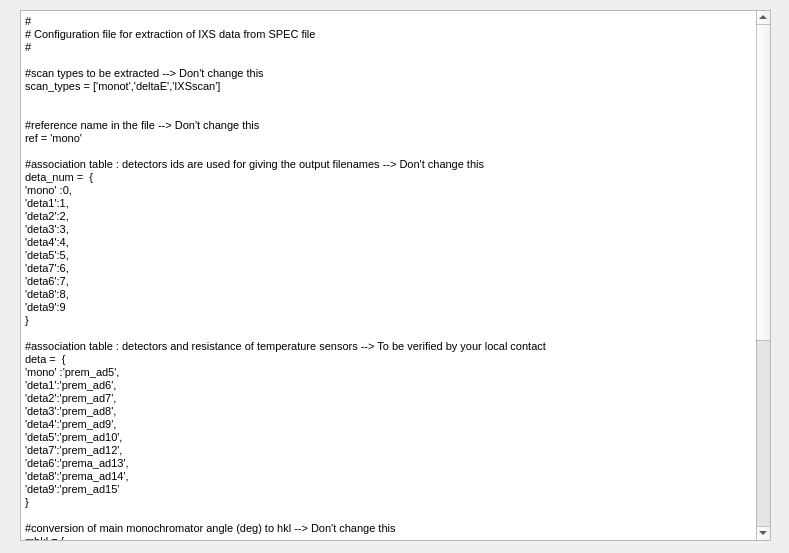
<?xml version="1.0" encoding="UTF-8"?>
<ui version="4.0">
 <class>Example_Config</class>
 <widget class="QDialog" name="Example_Config">
  <property name="geometry">
   <rect>
    <x>0</x>
    <y>0</y>
    <width>789</width>
    <height>553</height>
   </rect>
  </property>
  <property name="windowTitle">
   <string>Example configuration file for IXS data extraction</string>
  </property>
  <widget class="QTextEdit" name="textEdit">
   <property name="geometry">
    <rect>
     <x>20</x>
     <y>10</y>
     <width>751</width>
     <height>531</height>
    </rect>
   </property>
   <property name="readOnly">
    <bool>true</bool>
   </property>
   <property name="html">
    <string>&lt;!DOCTYPE HTML PUBLIC &quot;-//W3C//DTD HTML 4.0//EN&quot; &quot;http://www.w3.org/TR/REC-html40/strict.dtd&quot;&gt;
&lt;html&gt;&lt;head&gt;&lt;meta name=&quot;qrichtext&quot; content=&quot;1&quot; /&gt;&lt;style type=&quot;text/css&quot;&gt;
p, li { white-space: pre-wrap; }
&lt;/style&gt;&lt;/head&gt;&lt;body style=&quot; font-family:'MS Shell Dlg 2'; font-size:8.25pt; font-weight:400; font-style:normal;&quot;&gt;
&lt;p style=&quot; margin-top:0px; margin-bottom:0px; margin-left:0px; margin-right:0px; -qt-block-indent:0; text-indent:0px;&quot;&gt;&lt;span style=&quot; font-size:8pt;&quot;&gt;#&lt;/span&gt;&lt;/p&gt;
&lt;p style=&quot; margin-top:0px; margin-bottom:0px; margin-left:0px; margin-right:0px; -qt-block-indent:0; text-indent:0px;&quot;&gt;&lt;span style=&quot; font-size:8pt;&quot;&gt;# Configuration file for extraction of IXS data from SPEC file&lt;/span&gt;&lt;/p&gt;
&lt;p style=&quot; margin-top:0px; margin-bottom:0px; margin-left:0px; margin-right:0px; -qt-block-indent:0; text-indent:0px;&quot;&gt;&lt;span style=&quot; font-size:8pt;&quot;&gt;#&lt;/span&gt;&lt;/p&gt;
&lt;p style=&quot;-qt-paragraph-type:empty; margin-top:0px; margin-bottom:0px; margin-left:0px; margin-right:0px; -qt-block-indent:0; text-indent:0px; font-size:8pt;&quot;&gt;&lt;br /&gt;&lt;/p&gt;
&lt;p style=&quot; margin-top:0px; margin-bottom:0px; margin-left:0px; margin-right:0px; -qt-block-indent:0; text-indent:0px;&quot;&gt;&lt;span style=&quot; font-size:8pt;&quot;&gt;#scan types to be extracted --&amp;gt; Don't change this&lt;/span&gt;&lt;/p&gt;
&lt;p style=&quot; margin-top:0px; margin-bottom:0px; margin-left:0px; margin-right:0px; -qt-block-indent:0; text-indent:0px;&quot;&gt;&lt;span style=&quot; font-size:8pt;&quot;&gt;scan_types = ['monot','deltaE','IXSscan']&lt;/span&gt;&lt;/p&gt;
&lt;p style=&quot;-qt-paragraph-type:empty; margin-top:0px; margin-bottom:0px; margin-left:0px; margin-right:0px; -qt-block-indent:0; text-indent:0px; font-size:8pt;&quot;&gt;&lt;br /&gt;&lt;/p&gt;
&lt;p style=&quot;-qt-paragraph-type:empty; margin-top:0px; margin-bottom:0px; margin-left:0px; margin-right:0px; -qt-block-indent:0; text-indent:0px; font-size:8pt;&quot;&gt;&lt;br /&gt;&lt;/p&gt;
&lt;p style=&quot; margin-top:0px; margin-bottom:0px; margin-left:0px; margin-right:0px; -qt-block-indent:0; text-indent:0px;&quot;&gt;&lt;span style=&quot; font-size:8pt;&quot;&gt;#reference name in the file --&amp;gt; Don't change this&lt;/span&gt;&lt;/p&gt;
&lt;p style=&quot; margin-top:0px; margin-bottom:0px; margin-left:0px; margin-right:0px; -qt-block-indent:0; text-indent:0px;&quot;&gt;&lt;span style=&quot; font-size:8pt;&quot;&gt;ref = 'mono'&lt;/span&gt;&lt;/p&gt;
&lt;p style=&quot;-qt-paragraph-type:empty; margin-top:0px; margin-bottom:0px; margin-left:0px; margin-right:0px; -qt-block-indent:0; text-indent:0px; font-size:8pt;&quot;&gt;&lt;br /&gt;&lt;/p&gt;
&lt;p style=&quot; margin-top:0px; margin-bottom:0px; margin-left:0px; margin-right:0px; -qt-block-indent:0; text-indent:0px;&quot;&gt;&lt;span style=&quot; font-size:8pt;&quot;&gt;#association table : detectors ids are used for giving the output filenames --&amp;gt; Don't change this&lt;/span&gt;&lt;/p&gt;
&lt;p style=&quot; margin-top:0px; margin-bottom:0px; margin-left:0px; margin-right:0px; -qt-block-indent:0; text-indent:0px;&quot;&gt;&lt;span style=&quot; font-size:8pt;&quot;&gt;deta_num =  {&lt;/span&gt;&lt;/p&gt;
&lt;p style=&quot; margin-top:0px; margin-bottom:0px; margin-left:0px; margin-right:0px; -qt-block-indent:0; text-indent:0px;&quot;&gt;&lt;span style=&quot; font-size:8pt;&quot;&gt;'mono' :0,&lt;/span&gt;&lt;/p&gt;
&lt;p style=&quot; margin-top:0px; margin-bottom:0px; margin-left:0px; margin-right:0px; -qt-block-indent:0; text-indent:0px;&quot;&gt;&lt;span style=&quot; font-size:8pt;&quot;&gt;'deta1':1,&lt;/span&gt;&lt;/p&gt;
&lt;p style=&quot; margin-top:0px; margin-bottom:0px; margin-left:0px; margin-right:0px; -qt-block-indent:0; text-indent:0px;&quot;&gt;&lt;span style=&quot; font-size:8pt;&quot;&gt;'deta2':2,&lt;/span&gt;&lt;/p&gt;
&lt;p style=&quot; margin-top:0px; margin-bottom:0px; margin-left:0px; margin-right:0px; -qt-block-indent:0; text-indent:0px;&quot;&gt;&lt;span style=&quot; font-size:8pt;&quot;&gt;'deta3':3,&lt;/span&gt;&lt;/p&gt;
&lt;p style=&quot; margin-top:0px; margin-bottom:0px; margin-left:0px; margin-right:0px; -qt-block-indent:0; text-indent:0px;&quot;&gt;&lt;span style=&quot; font-size:8pt;&quot;&gt;'deta4':4,&lt;/span&gt;&lt;/p&gt;
&lt;p style=&quot; margin-top:0px; margin-bottom:0px; margin-left:0px; margin-right:0px; -qt-block-indent:0; text-indent:0px;&quot;&gt;&lt;span style=&quot; font-size:8pt;&quot;&gt;'deta5':5,&lt;/span&gt;&lt;/p&gt;
&lt;p style=&quot; margin-top:0px; margin-bottom:0px; margin-left:0px; margin-right:0px; -qt-block-indent:0; text-indent:0px;&quot;&gt;&lt;span style=&quot; font-size:8pt;&quot;&gt;'deta7':6,&lt;/span&gt;&lt;/p&gt;
&lt;p style=&quot; margin-top:0px; margin-bottom:0px; margin-left:0px; margin-right:0px; -qt-block-indent:0; text-indent:0px;&quot;&gt;&lt;span style=&quot; font-size:8pt;&quot;&gt;'deta6':7,&lt;/span&gt;&lt;/p&gt;
&lt;p style=&quot; margin-top:0px; margin-bottom:0px; margin-left:0px; margin-right:0px; -qt-block-indent:0; text-indent:0px;&quot;&gt;&lt;span style=&quot; font-size:8pt;&quot;&gt;'deta8':8,&lt;/span&gt;&lt;/p&gt;
&lt;p style=&quot; margin-top:0px; margin-bottom:0px; margin-left:0px; margin-right:0px; -qt-block-indent:0; text-indent:0px;&quot;&gt;&lt;span style=&quot; font-size:8pt;&quot;&gt;'deta9':9&lt;/span&gt;&lt;/p&gt;
&lt;p style=&quot; margin-top:0px; margin-bottom:0px; margin-left:0px; margin-right:0px; -qt-block-indent:0; text-indent:0px;&quot;&gt;&lt;span style=&quot; font-size:8pt;&quot;&gt;}&lt;/span&gt;&lt;/p&gt;
&lt;p style=&quot;-qt-paragraph-type:empty; margin-top:0px; margin-bottom:0px; margin-left:0px; margin-right:0px; -qt-block-indent:0; text-indent:0px; font-size:8pt;&quot;&gt;&lt;br /&gt;&lt;/p&gt;
&lt;p style=&quot; margin-top:0px; margin-bottom:0px; margin-left:0px; margin-right:0px; -qt-block-indent:0; text-indent:0px;&quot;&gt;&lt;span style=&quot; font-size:8pt;&quot;&gt;#association table : detectors and resistance of temperature sensors --&amp;gt; To be verified by your local contact&lt;/span&gt;&lt;/p&gt;
&lt;p style=&quot; margin-top:0px; margin-bottom:0px; margin-left:0px; margin-right:0px; -qt-block-indent:0; text-indent:0px;&quot;&gt;&lt;span style=&quot; font-size:8pt;&quot;&gt;deta =  {&lt;/span&gt;&lt;/p&gt;
&lt;p style=&quot; margin-top:0px; margin-bottom:0px; margin-left:0px; margin-right:0px; -qt-block-indent:0; text-indent:0px;&quot;&gt;&lt;span style=&quot; font-size:8pt;&quot;&gt;'mono' :'prem_ad5',&lt;/span&gt;&lt;/p&gt;
&lt;p style=&quot; margin-top:0px; margin-bottom:0px; margin-left:0px; margin-right:0px; -qt-block-indent:0; text-indent:0px;&quot;&gt;&lt;span style=&quot; font-size:8pt;&quot;&gt;'deta1':'prem_ad6',&lt;/span&gt;&lt;/p&gt;
&lt;p style=&quot; margin-top:0px; margin-bottom:0px; margin-left:0px; margin-right:0px; -qt-block-indent:0; text-indent:0px;&quot;&gt;&lt;span style=&quot; font-size:8pt;&quot;&gt;'deta2':'prem_ad7',&lt;/span&gt;&lt;/p&gt;
&lt;p style=&quot; margin-top:0px; margin-bottom:0px; margin-left:0px; margin-right:0px; -qt-block-indent:0; text-indent:0px;&quot;&gt;&lt;span style=&quot; font-size:8pt;&quot;&gt;'deta3':'prem_ad8',&lt;/span&gt;&lt;/p&gt;
&lt;p style=&quot; margin-top:0px; margin-bottom:0px; margin-left:0px; margin-right:0px; -qt-block-indent:0; text-indent:0px;&quot;&gt;&lt;span style=&quot; font-size:8pt;&quot;&gt;'deta4':'prem_ad9',&lt;/span&gt;&lt;/p&gt;
&lt;p style=&quot; margin-top:0px; margin-bottom:0px; margin-left:0px; margin-right:0px; -qt-block-indent:0; text-indent:0px;&quot;&gt;&lt;span style=&quot; font-size:8pt;&quot;&gt;'deta5':'prem_ad10',&lt;/span&gt;&lt;/p&gt;
&lt;p style=&quot; margin-top:0px; margin-bottom:0px; margin-left:0px; margin-right:0px; -qt-block-indent:0; text-indent:0px;&quot;&gt;&lt;span style=&quot; font-size:8pt;&quot;&gt;'deta7':'prem_ad12',&lt;/span&gt;&lt;/p&gt;
&lt;p style=&quot; margin-top:0px; margin-bottom:0px; margin-left:0px; margin-right:0px; -qt-block-indent:0; text-indent:0px;&quot;&gt;&lt;span style=&quot; font-size:8pt;&quot;&gt;'deta6':'prema_ad13',&lt;/span&gt;&lt;/p&gt;
&lt;p style=&quot; margin-top:0px; margin-bottom:0px; margin-left:0px; margin-right:0px; -qt-block-indent:0; text-indent:0px;&quot;&gt;&lt;span style=&quot; font-size:8pt;&quot;&gt;'deta8':'prema_ad14',&lt;/span&gt;&lt;/p&gt;
&lt;p style=&quot; margin-top:0px; margin-bottom:0px; margin-left:0px; margin-right:0px; -qt-block-indent:0; text-indent:0px;&quot;&gt;&lt;span style=&quot; font-size:8pt;&quot;&gt;'deta9':'prem_ad15'&lt;/span&gt;&lt;/p&gt;
&lt;p style=&quot; margin-top:0px; margin-bottom:0px; margin-left:0px; margin-right:0px; -qt-block-indent:0; text-indent:0px;&quot;&gt;&lt;span style=&quot; font-size:8pt;&quot;&gt;}&lt;/span&gt;&lt;/p&gt;
&lt;p style=&quot;-qt-paragraph-type:empty; margin-top:0px; margin-bottom:0px; margin-left:0px; margin-right:0px; -qt-block-indent:0; text-indent:0px; font-size:8pt;&quot;&gt;&lt;br /&gt;&lt;/p&gt;
&lt;p style=&quot; margin-top:0px; margin-bottom:0px; margin-left:0px; margin-right:0px; -qt-block-indent:0; text-indent:0px;&quot;&gt;&lt;span style=&quot; font-size:8pt;&quot;&gt;#conversion of main monochromator angle (deg) to hkl --&amp;gt; Don't change this&lt;/span&gt;&lt;/p&gt;
&lt;p style=&quot; margin-top:0px; margin-bottom:0px; margin-left:0px; margin-right:0px; -qt-block-indent:0; text-indent:0px;&quot;&gt;&lt;span style=&quot; font-size:8pt;&quot;&gt;mhkl = {&lt;/span&gt;&lt;/p&gt;
&lt;p style=&quot; margin-top:0px; margin-bottom:0px; margin-left:0px; margin-right:0px; -qt-block-indent:0; text-indent:0px;&quot;&gt;&lt;span style=&quot; font-size:8pt;&quot;&gt;8.18:7,&lt;/span&gt;&lt;/p&gt;
&lt;p style=&quot; margin-top:0px; margin-bottom:0px; margin-left:0px; margin-right:0px; -qt-block-indent:0; text-indent:0px;&quot;&gt;&lt;span style=&quot; font-size:8pt;&quot;&gt;7.036:8,&lt;/span&gt;&lt;/p&gt;
&lt;p style=&quot; margin-top:0px; margin-bottom:0px; margin-left:0px; margin-right:0px; -qt-block-indent:0; text-indent:0px;&quot;&gt;&lt;span style=&quot; font-size:8pt;&quot;&gt;6.2401:9,&lt;/span&gt;&lt;/p&gt;
&lt;p style=&quot; margin-top:0px; margin-bottom:0px; margin-left:0px; margin-right:0px; -qt-block-indent:0; text-indent:0px;&quot;&gt;&lt;span style=&quot; font-size:8pt;&quot;&gt;5.070:11,&lt;/span&gt;&lt;/p&gt;
&lt;p style=&quot; margin-top:0px; margin-bottom:0px; margin-left:0px; margin-right:0px; -qt-block-indent:0; text-indent:0px;&quot;&gt;&lt;span style=&quot; font-size:8pt;&quot;&gt;4.635:12&lt;/span&gt;&lt;/p&gt;
&lt;p style=&quot; margin-top:0px; margin-bottom:0px; margin-left:0px; margin-right:0px; -qt-block-indent:0; text-indent:0px;&quot;&gt;&lt;span style=&quot; font-size:8pt;&quot;&gt;}&lt;/span&gt;&lt;/p&gt;
&lt;p style=&quot;-qt-paragraph-type:empty; margin-top:0px; margin-bottom:0px; margin-left:0px; margin-right:0px; -qt-block-indent:0; text-indent:0px; font-size:8pt;&quot;&gt;&lt;br /&gt;&lt;/p&gt;
&lt;p style=&quot; margin-top:0px; margin-bottom:0px; margin-left:0px; margin-right:0px; -qt-block-indent:0; text-indent:0px;&quot;&gt;&lt;span style=&quot; font-size:8pt;&quot;&gt;#variation (deg) of main monochromator angle --&amp;gt; Don't change this&lt;/span&gt;&lt;/p&gt;
&lt;p style=&quot; margin-top:0px; margin-bottom:0px; margin-left:0px; margin-right:0px; -qt-block-indent:0; text-indent:0px;&quot;&gt;&lt;span style=&quot; font-size:8pt;&quot;&gt;deltaa = 0.02&lt;/span&gt;&lt;/p&gt;
&lt;p style=&quot;-qt-paragraph-type:empty; margin-top:0px; margin-bottom:0px; margin-left:0px; margin-right:0px; -qt-block-indent:0; text-indent:0px; font-size:8pt;&quot;&gt;&lt;br /&gt;&lt;/p&gt;
&lt;p style=&quot; margin-top:0px; margin-bottom:0px; margin-left:0px; margin-right:0px; -qt-block-indent:0; text-indent:0px;&quot;&gt;&lt;span style=&quot; font-size:8pt;&quot;&gt;#temperature correction (for each detector) in miliKelvin&lt;/span&gt;&lt;/p&gt;
&lt;p style=&quot; margin-top:0px; margin-bottom:0px; margin-left:0px; margin-right:0px; -qt-block-indent:0; text-indent:0px;&quot;&gt;&lt;span style=&quot; font-size:8pt;&quot;&gt;tcorr = {&lt;/span&gt;&lt;/p&gt;
&lt;p style=&quot; margin-top:0px; margin-bottom:0px; margin-left:0px; margin-right:0px; -qt-block-indent:0; text-indent:0px;&quot;&gt;&lt;span style=&quot; font-size:8pt;&quot;&gt;'deta1':0.1266,&lt;/span&gt;&lt;/p&gt;
&lt;p style=&quot; margin-top:0px; margin-bottom:0px; margin-left:0px; margin-right:0px; -qt-block-indent:0; text-indent:0px;&quot;&gt;&lt;span style=&quot; font-size:8pt;&quot;&gt;'deta2':-0.1485,&lt;/span&gt;&lt;/p&gt;
&lt;p style=&quot; margin-top:0px; margin-bottom:0px; margin-left:0px; margin-right:0px; -qt-block-indent:0; text-indent:0px;&quot;&gt;&lt;span style=&quot; font-size:8pt;&quot;&gt;'deta3':0.3998,&lt;/span&gt;&lt;/p&gt;
&lt;p style=&quot; margin-top:0px; margin-bottom:0px; margin-left:0px; margin-right:0px; -qt-block-indent:0; text-indent:0px;&quot;&gt;&lt;span style=&quot; font-size:8pt;&quot;&gt;'deta4':0.06197,&lt;/span&gt;&lt;/p&gt;
&lt;p style=&quot; margin-top:0px; margin-bottom:0px; margin-left:0px; margin-right:0px; -qt-block-indent:0; text-indent:0px;&quot;&gt;&lt;span style=&quot; font-size:8pt;&quot;&gt;'deta5':0.0,&lt;/span&gt;&lt;/p&gt;
&lt;p style=&quot; margin-top:0px; margin-bottom:0px; margin-left:0px; margin-right:0px; -qt-block-indent:0; text-indent:0px;&quot;&gt;&lt;span style=&quot; font-size:8pt;&quot;&gt;'deta7':0.02709,&lt;/span&gt;&lt;/p&gt;
&lt;p style=&quot; margin-top:0px; margin-bottom:0px; margin-left:0px; margin-right:0px; -qt-block-indent:0; text-indent:0px;&quot;&gt;&lt;span style=&quot; font-size:8pt;&quot;&gt;'deta6':0.1552,&lt;/span&gt;&lt;/p&gt;
&lt;p style=&quot; margin-top:0px; margin-bottom:0px; margin-left:0px; margin-right:0px; -qt-block-indent:0; text-indent:0px;&quot;&gt;&lt;span style=&quot; font-size:8pt;&quot;&gt;'deta8':-0.04968,&lt;/span&gt;&lt;/p&gt;
&lt;p style=&quot; margin-top:0px; margin-bottom:0px; margin-left:0px; margin-right:0px; -qt-block-indent:0; text-indent:0px;&quot;&gt;&lt;span style=&quot; font-size:8pt;&quot;&gt;'deta9':-0.02443&lt;/span&gt;&lt;/p&gt;
&lt;p style=&quot; margin-top:0px; margin-bottom:0px; margin-left:0px; margin-right:0px; -qt-block-indent:0; text-indent:0px;&quot;&gt;&lt;span style=&quot; font-size:8pt;&quot;&gt;}&lt;/span&gt;&lt;/p&gt;
&lt;p style=&quot;-qt-paragraph-type:empty; margin-top:0px; margin-bottom:0px; margin-left:0px; margin-right:0px; -qt-block-indent:0; text-indent:0px; font-size:8pt;&quot;&gt;&lt;br /&gt;&lt;/p&gt;&lt;/body&gt;&lt;/html&gt;</string>
   </property>
  </widget>
 </widget>
 <resources/>
 <connections/>
</ui>
